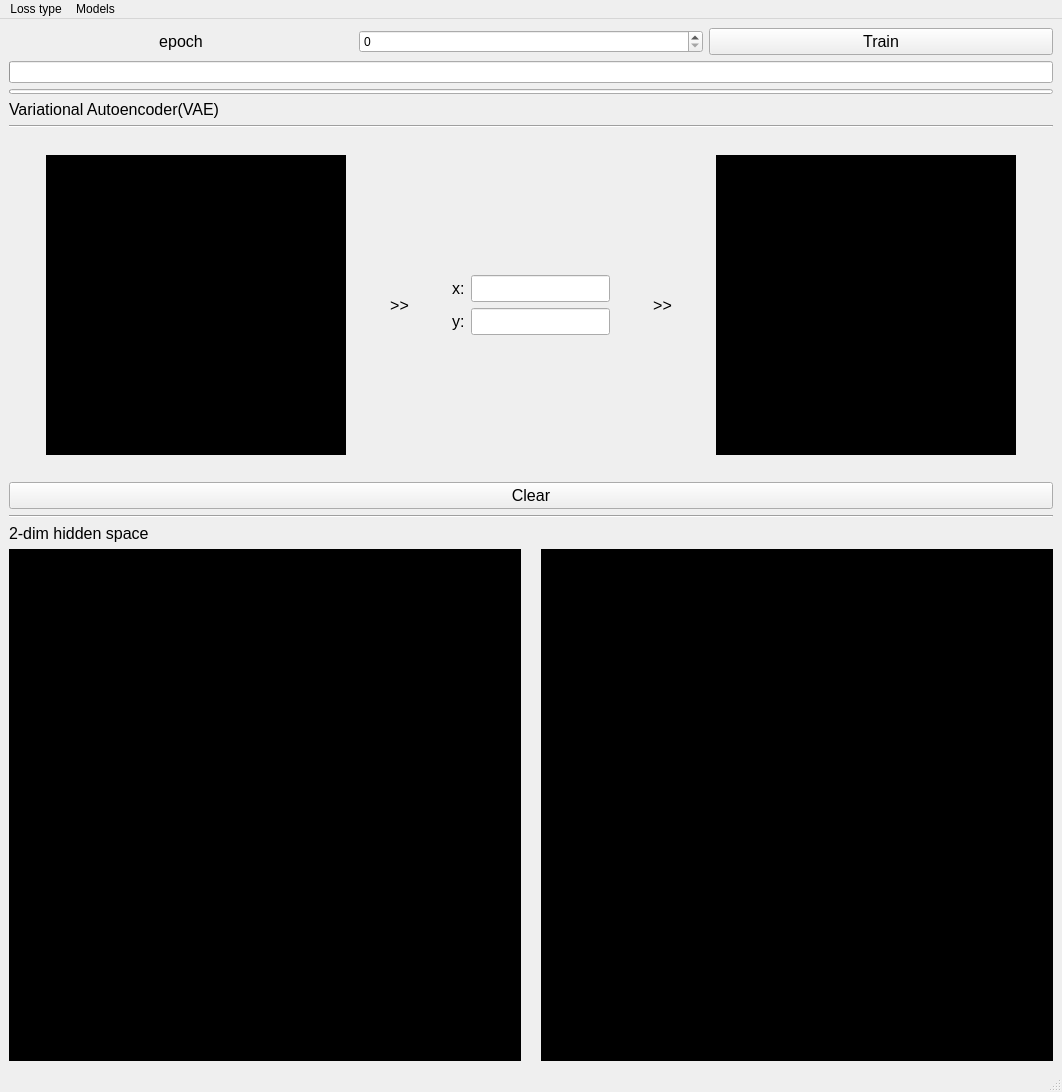
<?xml version="1.0" encoding="UTF-8"?>
<ui version="4.0">
 <class>MainWindow</class>
 <widget class="QMainWindow" name="MainWindow">
  <property name="geometry">
   <rect>
    <x>0</x>
    <y>0</y>
    <width>1062</width>
    <height>1092</height>
   </rect>
  </property>
  <property name="sizePolicy">
   <sizepolicy hsizetype="Preferred" vsizetype="Preferred">
    <horstretch>0</horstretch>
    <verstretch>0</verstretch>
   </sizepolicy>
  </property>
  <property name="minimumSize">
   <size>
    <width>0</width>
    <height>0</height>
   </size>
  </property>
  <property name="windowTitle">
   <string>MainWindow</string>
  </property>
  <property name="tabShape">
   <enum>QTabWidget::Rounded</enum>
  </property>
  <widget class="QWidget" name="centralwidget">
   <layout class="QVBoxLayout" name="verticalLayout">
    <item>
     <layout class="QHBoxLayout" name="FuncLayout">
      <item>
       <widget class="QLabel" name="label">
        <property name="font">
         <font>
          <family>Arial</family>
          <pointsize>12</pointsize>
         </font>
        </property>
        <property name="text">
         <string>epoch</string>
        </property>
        <property name="alignment">
         <set>Qt::AlignCenter</set>
        </property>
       </widget>
      </item>
      <item>
       <widget class="QSpinBox" name="spinBox"/>
      </item>
      <item>
       <layout class="QVBoxLayout" name="verticalLayout_2">
        <item>
         <widget class="QPushButton" name="TrainBtn">
          <property name="font">
           <font>
            <family>Arial</family>
            <pointsize>12</pointsize>
           </font>
          </property>
          <property name="text">
           <string>Train</string>
          </property>
         </widget>
        </item>
       </layout>
      </item>
     </layout>
    </item>
    <item>
     <widget class="QProgressBar" name="progressBar">
      <property name="value">
       <number>0</number>
      </property>
      <property name="textVisible">
       <bool>false</bool>
      </property>
     </widget>
    </item>
    <item>
     <widget class="QProgressBar" name="subProgressBar">
      <property name="sizePolicy">
       <sizepolicy hsizetype="Expanding" vsizetype="Fixed">
        <horstretch>0</horstretch>
        <verstretch>0</verstretch>
       </sizepolicy>
      </property>
      <property name="maximumSize">
       <size>
        <width>16777215</width>
        <height>5</height>
       </size>
      </property>
      <property name="value">
       <number>0</number>
      </property>
      <property name="textVisible">
       <bool>false</bool>
      </property>
     </widget>
    </item>
    <item>
     <widget class="QLabel" name="label_3">
      <property name="font">
       <font>
        <family>Arial</family>
        <pointsize>12</pointsize>
       </font>
      </property>
      <property name="text">
       <string>Variational Autoencoder(VAE)</string>
      </property>
     </widget>
    </item>
    <item>
     <widget class="Line" name="line">
      <property name="orientation">
       <enum>Qt::Horizontal</enum>
      </property>
     </widget>
    </item>
    <item>
     <layout class="QHBoxLayout" name="horizontalLayout">
      <item>
       <spacer name="horizontalSpacer_2">
        <property name="orientation">
         <enum>Qt::Horizontal</enum>
        </property>
        <property name="sizeHint" stdset="0">
         <size>
          <width>40</width>
          <height>20</height>
         </size>
        </property>
       </spacer>
      </item>
      <item>
       <widget class="QLabel" name="EncoderImg">
        <property name="sizePolicy">
         <sizepolicy hsizetype="Preferred" vsizetype="Preferred">
          <horstretch>0</horstretch>
          <verstretch>0</verstretch>
         </sizepolicy>
        </property>
        <property name="minimumSize">
         <size>
          <width>300</width>
          <height>300</height>
         </size>
        </property>
        <property name="maximumSize">
         <size>
          <width>300</width>
          <height>300</height>
         </size>
        </property>
        <property name="autoFillBackground">
         <bool>false</bool>
        </property>
        <property name="styleSheet">
         <string notr="true">background-color: rgb(0, 0, 0);
</string>
        </property>
        <property name="text">
         <string/>
        </property>
        <property name="alignment">
         <set>Qt::AlignCenter</set>
        </property>
       </widget>
      </item>
      <item>
       <spacer name="horizontalSpacer_4">
        <property name="orientation">
         <enum>Qt::Horizontal</enum>
        </property>
        <property name="sizeHint" stdset="0">
         <size>
          <width>40</width>
          <height>20</height>
         </size>
        </property>
       </spacer>
      </item>
      <item>
       <widget class="QLabel" name="label_4">
        <property name="font">
         <font>
          <family>Arial</family>
          <pointsize>12</pointsize>
         </font>
        </property>
        <property name="text">
         <string>&gt;&gt;</string>
        </property>
        <property name="alignment">
         <set>Qt::AlignCenter</set>
        </property>
       </widget>
      </item>
      <item>
       <spacer name="horizontalSpacer_5">
        <property name="orientation">
         <enum>Qt::Horizontal</enum>
        </property>
        <property name="sizeHint" stdset="0">
         <size>
          <width>40</width>
          <height>20</height>
         </size>
        </property>
       </spacer>
      </item>
      <item>
       <layout class="QVBoxLayout" name="verticalLayout_3">
        <item>
         <spacer name="verticalSpacer">
          <property name="orientation">
           <enum>Qt::Vertical</enum>
          </property>
          <property name="sizeHint" stdset="0">
           <size>
            <width>20</width>
            <height>40</height>
           </size>
          </property>
         </spacer>
        </item>
        <item>
         <layout class="QFormLayout" name="formLayout">
          <item row="0" column="0">
           <widget class="QLabel" name="label_6">
            <property name="font">
             <font>
              <family>Arial</family>
              <pointsize>12</pointsize>
             </font>
            </property>
            <property name="text">
             <string>x:</string>
            </property>
           </widget>
          </item>
          <item row="0" column="1">
           <widget class="QLineEdit" name="lineEdit_2">
            <property name="font">
             <font>
              <family>Arial</family>
              <pointsize>12</pointsize>
             </font>
            </property>
            <property name="readOnly">
             <bool>true</bool>
            </property>
           </widget>
          </item>
          <item row="1" column="1">
           <widget class="QLineEdit" name="lineEdit">
            <property name="font">
             <font>
              <family>Arial</family>
              <pointsize>12</pointsize>
             </font>
            </property>
            <property name="readOnly">
             <bool>true</bool>
            </property>
           </widget>
          </item>
          <item row="1" column="0">
           <widget class="QLabel" name="label_7">
            <property name="font">
             <font>
              <family>Arial</family>
              <pointsize>12</pointsize>
             </font>
            </property>
            <property name="text">
             <string>y:</string>
            </property>
           </widget>
          </item>
         </layout>
        </item>
        <item>
         <spacer name="verticalSpacer_3">
          <property name="orientation">
           <enum>Qt::Vertical</enum>
          </property>
          <property name="sizeHint" stdset="0">
           <size>
            <width>20</width>
            <height>40</height>
           </size>
          </property>
         </spacer>
        </item>
       </layout>
      </item>
      <item>
       <spacer name="horizontalSpacer_6">
        <property name="orientation">
         <enum>Qt::Horizontal</enum>
        </property>
        <property name="sizeHint" stdset="0">
         <size>
          <width>40</width>
          <height>20</height>
         </size>
        </property>
       </spacer>
      </item>
      <item>
       <widget class="QLabel" name="label_5">
        <property name="font">
         <font>
          <family>Arial</family>
          <pointsize>12</pointsize>
         </font>
        </property>
        <property name="text">
         <string>&gt;&gt;</string>
        </property>
        <property name="alignment">
         <set>Qt::AlignCenter</set>
        </property>
       </widget>
      </item>
      <item>
       <spacer name="horizontalSpacer_7">
        <property name="orientation">
         <enum>Qt::Horizontal</enum>
        </property>
        <property name="sizeHint" stdset="0">
         <size>
          <width>40</width>
          <height>20</height>
         </size>
        </property>
       </spacer>
      </item>
      <item>
       <widget class="QLabel" name="DecoderImg">
        <property name="sizePolicy">
         <sizepolicy hsizetype="Preferred" vsizetype="Preferred">
          <horstretch>0</horstretch>
          <verstretch>0</verstretch>
         </sizepolicy>
        </property>
        <property name="minimumSize">
         <size>
          <width>300</width>
          <height>300</height>
         </size>
        </property>
        <property name="maximumSize">
         <size>
          <width>300</width>
          <height>300</height>
         </size>
        </property>
        <property name="styleSheet">
         <string notr="true">background-color: rgb(0, 0, 0);
</string>
        </property>
        <property name="text">
         <string/>
        </property>
        <property name="alignment">
         <set>Qt::AlignCenter</set>
        </property>
       </widget>
      </item>
      <item>
       <spacer name="horizontalSpacer_3">
        <property name="orientation">
         <enum>Qt::Horizontal</enum>
        </property>
        <property name="sizeHint" stdset="0">
         <size>
          <width>40</width>
          <height>20</height>
         </size>
        </property>
       </spacer>
      </item>
     </layout>
    </item>
    <item>
     <widget class="QPushButton" name="ClearBtn">
      <property name="font">
       <font>
        <family>Arial</family>
        <pointsize>12</pointsize>
       </font>
      </property>
      <property name="text">
       <string>Clear</string>
      </property>
     </widget>
    </item>
    <item>
     <widget class="Line" name="line_2">
      <property name="orientation">
       <enum>Qt::Horizontal</enum>
      </property>
     </widget>
    </item>
    <item>
     <widget class="QLabel" name="label_2">
      <property name="font">
       <font>
        <family>Arial</family>
        <pointsize>12</pointsize>
       </font>
      </property>
      <property name="text">
       <string>2-dim hidden space</string>
      </property>
     </widget>
    </item>
    <item>
     <layout class="QHBoxLayout" name="horizontalLayout_2">
      <item>
       <widget class="QLabel" name="TouchPanel">
        <property name="sizePolicy">
         <sizepolicy hsizetype="Preferred" vsizetype="Preferred">
          <horstretch>0</horstretch>
          <verstretch>0</verstretch>
         </sizepolicy>
        </property>
        <property name="minimumSize">
         <size>
          <width>512</width>
          <height>512</height>
         </size>
        </property>
        <property name="maximumSize">
         <size>
          <width>512</width>
          <height>512</height>
         </size>
        </property>
        <property name="styleSheet">
         <string notr="true">background-color: rgb(0, 0, 0);
</string>
        </property>
        <property name="text">
         <string/>
        </property>
        <property name="alignment">
         <set>Qt::AlignCenter</set>
        </property>
       </widget>
      </item>
      <item>
       <spacer name="horizontalSpacer">
        <property name="orientation">
         <enum>Qt::Horizontal</enum>
        </property>
        <property name="sizeHint" stdset="0">
         <size>
          <width>40</width>
          <height>20</height>
         </size>
        </property>
       </spacer>
      </item>
      <item>
       <widget class="QLabel" name="OutputImg">
        <property name="minimumSize">
         <size>
          <width>512</width>
          <height>512</height>
         </size>
        </property>
        <property name="maximumSize">
         <size>
          <width>512</width>
          <height>512</height>
         </size>
        </property>
        <property name="styleSheet">
         <string notr="true">background-color: rgb(0, 0, 0);</string>
        </property>
        <property name="text">
         <string/>
        </property>
       </widget>
      </item>
     </layout>
    </item>
   </layout>
  </widget>
  <widget class="QStatusBar" name="statusbar"/>
  <widget class="QMenuBar" name="menuBar">
   <property name="geometry">
    <rect>
     <x>0</x>
     <y>0</y>
     <width>1062</width>
     <height>25</height>
    </rect>
   </property>
   <widget class="QMenu" name="menuLoss">
    <property name="title">
     <string>Loss type</string>
    </property>
    <addaction name="actionmse"/>
    <addaction name="actionbce"/>
   </widget>
   <widget class="QMenu" name="menuModels">
    <property name="title">
     <string>Models</string>
    </property>
    <addaction name="actionload"/>
    <addaction name="actionsave"/>
   </widget>
   <addaction name="menuLoss"/>
   <addaction name="menuModels"/>
  </widget>
  <action name="actionmse">
   <property name="text">
    <string>mse</string>
   </property>
  </action>
  <action name="actionbce">
   <property name="text">
    <string>bce</string>
   </property>
  </action>
  <action name="actionload">
   <property name="text">
    <string>load ...</string>
   </property>
  </action>
  <action name="actionsave">
   <property name="text">
    <string>save ...</string>
   </property>
  </action>
 </widget>
 <resources/>
 <connections/>
</ui>
